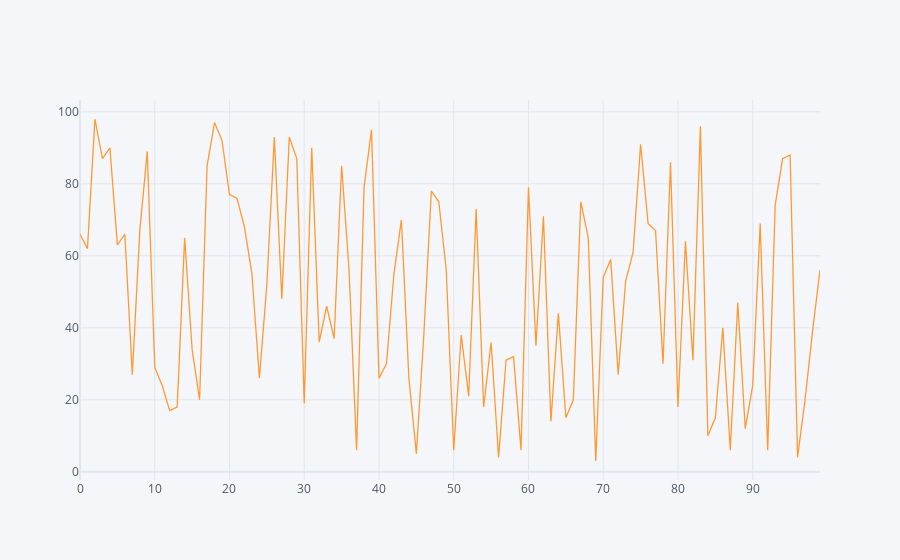

The notebook cell saved with this chart:
### Code cell
df1.iplot()

### Figure 1 — Plotly figure (JSON) as saved in the notebook; plotly's stock layout.template omitted (floating-point values rounded to 4 significant figures)
{"data": [{"line": {"color": "rgba(255, 153, 51, 1.0)", "dash": "solid", "shape": "linear", "width": 1.3}, "mode": "lines", "name": "0", "text": "", "type": "scatter", "x": [0, 1, 2, 3, 4, 5, 6, 7, 8, 9, 10, 11, 12, 13, 14, 15, 16, 17, 18, 19, 20, 21, 22, 23, 24, 25, 26, 27, 28, 29, 30, 31, 32, 33, 34, 35, 36, 37, 38, 39, 40, 41, 42, 43, 44, 45, 46, 47, 48, 49, 50, 51, 52, 53, 54, 55, 56, 57, 58, 59, 60, 61, 62, 63, 64, 65, 66, 67, 68, 69, 70, 71, 72, 73, 74, 75, 76, 77, 78, 79, 80, 81, 82, 83, 84, 85, 86, 87, 88, 89, 90, 91, 92, 93, 94, 95, 96, 97, 98, 99], "y": [66, 62, 98, 87, 90, 63, 66, 27, 67, 89, 29, 24, 17, 18, 65, 34, 20, 85, 97, 92, 77, 76, 68, 55, 26, 52, 93, 48, 93, 87, 19, 90, 36, 46, 37, 85, 56, 6, 79, 95, 26, 30, 55, 70, 26, 5, 38, 78, 75, 56, 6, 38, 21, 73, 18, 36, 4, 31, 32, 6, 79, 35, 71, 14, 44, 15, 20, 75, 65, 3, 54, 59, 27, 53, 61, 91, 69, 67, 30, 86, 18, 64, 31, 96, 10, 15, 40, 6, 47, 12, 24, 69, 6, 74, 87, 88, 4, 20, 39, 56]}], "layout": {"legend": {"bgcolor": "#F5F6F9", "font": {"color": "#4D5663"}}, "paper_bgcolor": "#F5F6F9", "plot_bgcolor": "#F5F6F9", "title": {"font": {"color": "#4D5663"}}, "xaxis": {"gridcolor": "#E1E5ED", "showgrid": true, "tickfont": {"color": "#4D5663"}, "title": {"font": {"color": "#4D5663"}, "text": ""}, "zerolinecolor": "#E1E5ED"}, "yaxis": {"gridcolor": "#E1E5ED", "showgrid": true, "tickfont": {"color": "#4D5663"}, "title": {"font": {"color": "#4D5663"}, "text": ""}, "zerolinecolor": "#E1E5ED"}}}
